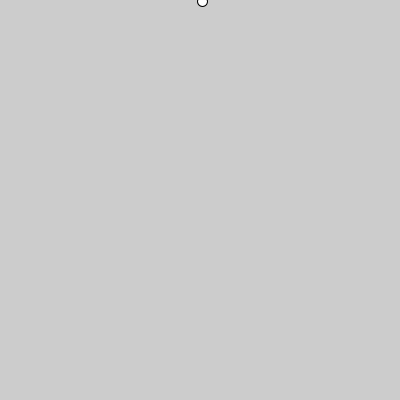
Frame 1 (no input)
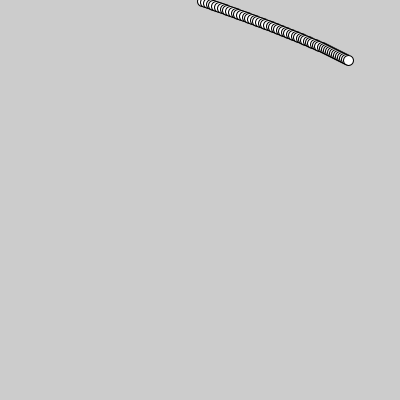
Frame 60 (the mouse pressed at the canvas centre just before this capture)
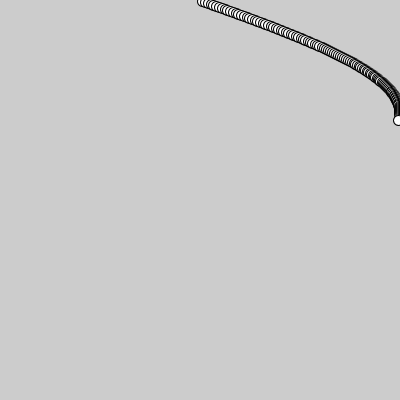
Frame 120 (the mouse held since frame 60 and released just before this capture)

The Processing sketch that drew these frames (run headless with seeded random() and noise(); from frame 60 on, the mouse is pressed at the canvas centre):

// Processing sketch: sketch_170620c
// ── sketch_170620c.pde
float x, y;

void setup(){
  size(400,400);colorMode(HSB);
}
void draw(){
  //background(frameCount%256);
  x  = width/2+ (width/2)*sin(radians(.8*frameCount) );
  y  = frameCount%height;
  ellipse(x, y, 10, 10);
  println(x);
}
